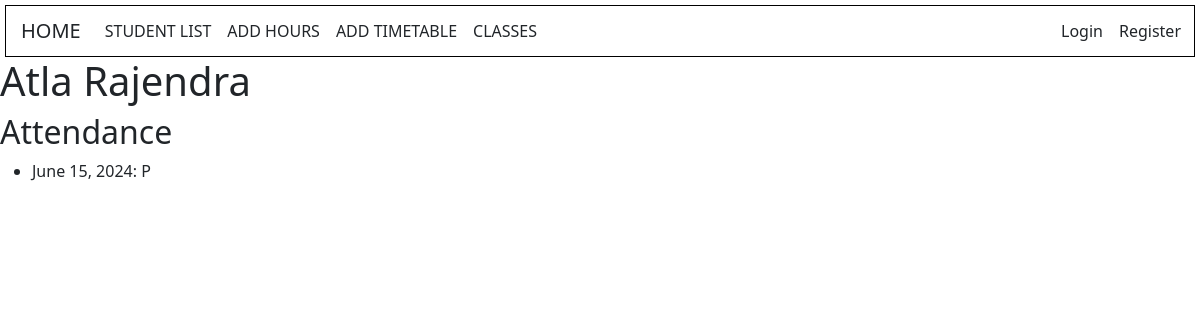
/students/students/1/, run on an earlier commit of the app's database.
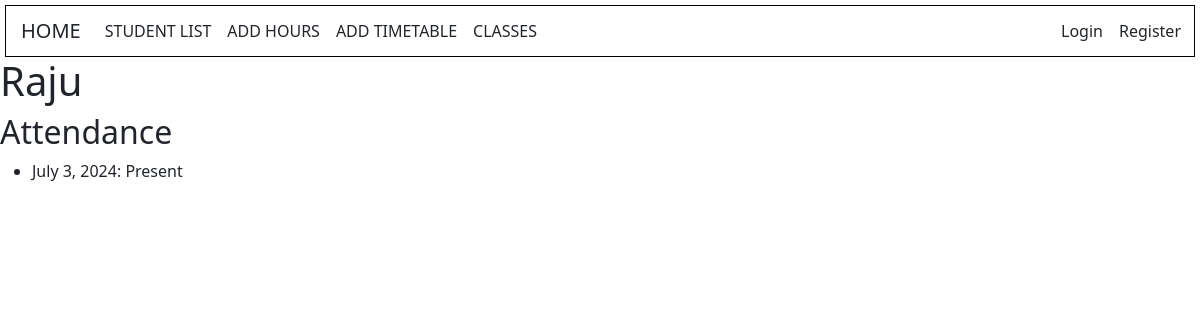
And on a later commit of the database.
### students/models.py (models this page shows, shortened)
class Student(models.Model):
    name = models.CharField(max_length=100)
    roll_number = models.CharField(max_length=10, unique=True)
    student_class = models.ForeignKey(Class, on_delete=models.CASCADE)
    email = models.EmailField()
    phone = models.CharField(max_length=10)

class Attendance(models.Model):
    student = models.ForeignKey(Student, on_delete=models.CASCADE)
    date = models.DateField()
    period = models.ForeignKey(Period, on_delete=models.CASCADE)
    status = models.CharField(max_length=10, choices=[('Present', 'Present'), ('Absent', 'Absent')])

### students/views.py (the view)
# urls.py: path('students/<int:student_id>/', views.student_detail, name='student_detail'),
def student_detail(request, student_id):
    student = get_object_or_404(Student, id=student_id)
    attendance = Attendance.objects.filter(student=student)
    return render(request, 'students/student_detail.html', {'student': student, 'attendance': attendance})

### students/templates/students/student_detail.html (shortened to what this page needs)
<!DOCTYPE html>
<html>
<head>
    <link href="https://cdn.jsdelivr.net/npm/bootstrap@5.3.2/dist/css/bootstrap.min.css" rel="stylesheet">
</head>
<body>
    {% include 'students/navbar.html' %}
    <h1>{{ student.name }}</h1>
    <h2>Attendance</h2>
    <ul>
        {% for attend in attendance %}
            <li>{{ attend.date }}: {{ attend.status }}</li>
        {% endfor %}
    </ul>
</body>
</html>

What changed in the data, as far as the page shows it:
removed Attendance: date "June 15, 2024", status "P"
changed Student: name "Atla Rajendra" → "Raju"
added Attendance: date "July 3, 2024", status "Present"
